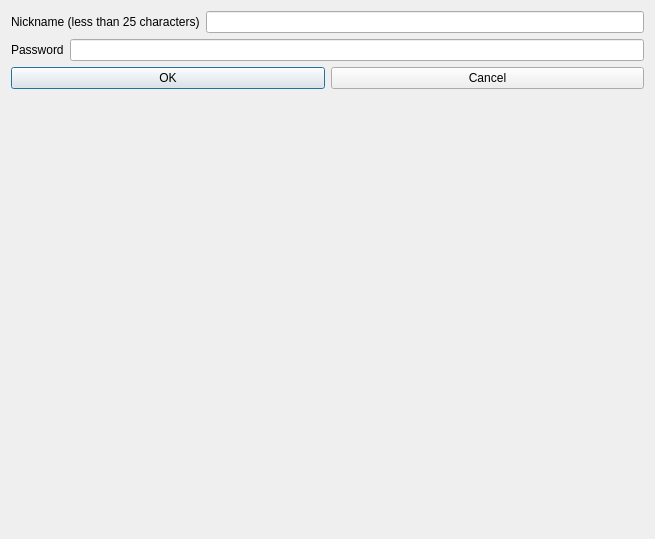
<?xml version="1.0" encoding="UTF-8"?>
<ui version="4.0">
 <class>Dialog</class>
 <widget class="QDialog" name="Dialog">
  <property name="geometry">
   <rect>
    <x>0</x>
    <y>0</y>
    <width>655</width>
    <height>539</height>
   </rect>
  </property>
  <property name="windowTitle">
   <string>Dialog</string>
  </property>
  <layout class="QVBoxLayout" name="verticalLayout">
   <item>
    <layout class="QHBoxLayout" name="horizontalLayout">
     <item>
      <widget class="QLabel" name="label">
       <property name="text">
        <string>Nickname (less than 25 characters)</string>
       </property>
      </widget>
     </item>
     <item>
      <widget class="QLineEdit" name="name"/>
     </item>
    </layout>
   </item>
   <item>
    <layout class="QHBoxLayout" name="horizontalLayout_2">
     <item>
      <widget class="QLabel" name="label_2">
       <property name="text">
        <string>Password</string>
       </property>
      </widget>
     </item>
     <item>
      <widget class="QLineEdit" name="password"/>
     </item>
    </layout>
   </item>
   <item>
    <layout class="QHBoxLayout" name="horizontalLayout_3">
     <item>
      <widget class="QPushButton" name="ok_btn">
       <property name="text">
        <string>OK</string>
       </property>
      </widget>
     </item>
     <item>
      <widget class="QPushButton" name="cancel_btn">
       <property name="text">
        <string>Cancel</string>
       </property>
      </widget>
     </item>
    </layout>
   </item>
   <item>
    <widget class="QLabel" name="mes_label">
     <property name="text">
      <string/>
     </property>
    </widget>
   </item>
  </layout>
 </widget>
 <resources/>
 <connections/>
</ui>
